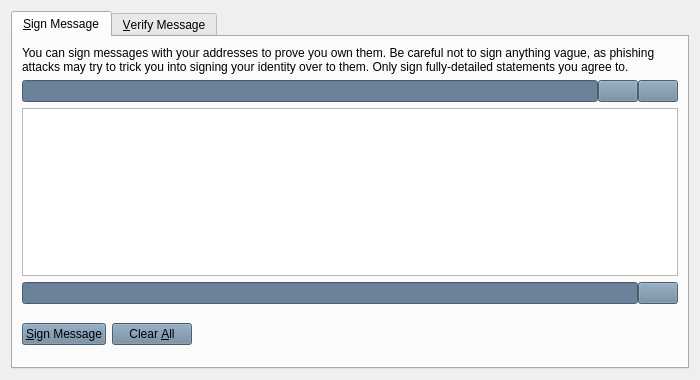
<?xml version="1.0" encoding="UTF-8"?>
<ui version="4.0">
 <class>SignVerifyMessageDialog</class>
 <widget class="QDialog" name="SignVerifyMessageDialog">
  <property name="geometry">
   <rect>
    <x>0</x>
    <y>0</y>
    <width>700</width>
    <height>380</height>
   </rect>
  </property>
  <property name="windowTitle">
   <string>Signatures - Sign / Verify a Message</string>
  </property>
  <property name="styleSheet">
   <string notr="true">background-image: url(:/images/bkg);</string>
  </property>
  <property name="modal">
   <bool>true</bool>
  </property>
  <layout class="QVBoxLayout" name="verticalLayout">
   <item>
    <widget class="QTabWidget" name="tabWidget">
     <property name="currentIndex">
      <number>0</number>
     </property>
     <widget class="QWidget" name="tabSignMessage">
      <attribute name="title">
       <string>&amp;Sign Message</string>
      </attribute>
      <layout class="QVBoxLayout" name="verticalLayout_SM">
       <item>
        <widget class="QLabel" name="infoLabel_SM">
         <property name="text">
          <string>You can sign messages with your addresses to prove you own them. Be careful not to sign anything vague, as phishing attacks may try to trick you into signing your identity over to them. Only sign fully-detailed statements you agree to.</string>
         </property>
         <property name="textFormat">
          <enum>Qt::PlainText</enum>
         </property>
         <property name="wordWrap">
          <bool>true</bool>
         </property>
        </widget>
       </item>
       <item>
        <layout class="QHBoxLayout" name="horizontalLayout_1_SM">
         <property name="spacing">
          <number>0</number>
         </property>
         <item>
          <widget class="QValidatedLineEdit" name="addressIn_SM">
           <property name="toolTip">
            <string>The address to sign the message with (e.g. JgZaH1DdikpMTYc2x1Xb6eFBkKGibjmPb9)</string>
           </property>
           <property name="styleSheet">
            <string notr="true">background-image: url(:/images/bgbfree);
background-color: rgb(106, 131, 154);</string>
           </property>
           <property name="maxLength">
            <number>34</number>
           </property>
          </widget>
         </item>
         <item>
          <widget class="QPushButton" name="addressBookButton_SM">
           <property name="toolTip">
            <string>Choose an address from the address book</string>
           </property>
           <property name="styleSheet">
            <string notr="true">background-color: rgb(106, 131, 154);
background-image: url(:/images/bgbfree);</string>
           </property>
           <property name="text">
            <string/>
           </property>
           <property name="icon">
            <iconset resource="../bitcoin.qrc">
             <normaloff>:/icons/address-book</normaloff>:/icons/address-book</iconset>
           </property>
           <property name="shortcut">
            <string>Alt+A</string>
           </property>
           <property name="autoDefault">
            <bool>false</bool>
           </property>
          </widget>
         </item>
         <item>
          <widget class="QPushButton" name="pasteButton_SM">
           <property name="toolTip">
            <string>Paste address from clipboard</string>
           </property>
           <property name="styleSheet">
            <string notr="true">background-color: rgb(106, 131, 154);
background-image: url(:/images/bgbfree);</string>
           </property>
           <property name="text">
            <string/>
           </property>
           <property name="icon">
            <iconset resource="../bitcoin.qrc">
             <normaloff>:/icons/editpaste</normaloff>:/icons/editpaste</iconset>
           </property>
           <property name="shortcut">
            <string>Alt+P</string>
           </property>
           <property name="autoDefault">
            <bool>false</bool>
           </property>
          </widget>
         </item>
        </layout>
       </item>
       <item>
        <widget class="QPlainTextEdit" name="messageIn_SM">
         <property name="toolTip">
          <string>Enter the message you want to sign here</string>
         </property>
        </widget>
       </item>
       <item>
        <layout class="QHBoxLayout" name="horizontalLayout_2_SM">
         <property name="spacing">
          <number>0</number>
         </property>
         <item>
          <widget class="QLineEdit" name="signatureOut_SM">
           <property name="font">
            <font>
             <italic>true</italic>
            </font>
           </property>
           <property name="styleSheet">
            <string notr="true">background-color: rgb(106, 131, 154);</string>
           </property>
           <property name="readOnly">
            <bool>true</bool>
           </property>
          </widget>
         </item>
         <item>
          <widget class="QPushButton" name="copySignatureButton_SM">
           <property name="toolTip">
            <string>Copy the current signature to the system clipboard</string>
           </property>
           <property name="styleSheet">
            <string notr="true">background-image: url(:/images/bgbfree);
background-color: rgb(106, 131, 154);</string>
           </property>
           <property name="text">
            <string/>
           </property>
           <property name="icon">
            <iconset resource="../bitcoin.qrc">
             <normaloff>:/icons/editcopy</normaloff>:/icons/editcopy</iconset>
           </property>
           <property name="autoDefault">
            <bool>false</bool>
           </property>
          </widget>
         </item>
        </layout>
       </item>
       <item>
        <layout class="QHBoxLayout" name="horizontalLayout_3_SM">
         <item>
          <widget class="QPushButton" name="signMessageButton_SM">
           <property name="toolTip">
            <string>Sign the message to prove you own this SmtCoin address</string>
           </property>
           <property name="styleSheet">
            <string notr="true">background-color: rgb(106, 131, 154);
background-image: url(:/images/bgbfree);</string>
           </property>
           <property name="text">
            <string>&amp;Sign Message</string>
           </property>
           <property name="icon">
            <iconset resource="../bitcoin.qrc">
             <normaloff>:/icons/edit</normaloff>:/icons/edit</iconset>
           </property>
           <property name="autoDefault">
            <bool>false</bool>
           </property>
          </widget>
         </item>
         <item>
          <widget class="QPushButton" name="clearButton_SM">
           <property name="toolTip">
            <string>Reset all sign message fields</string>
           </property>
           <property name="styleSheet">
            <string notr="true">background-color: rgb(106, 131, 154);
background-image: url(:/images/bgbfree);</string>
           </property>
           <property name="text">
            <string>Clear &amp;All</string>
           </property>
           <property name="icon">
            <iconset resource="../bitcoin.qrc">
             <normaloff>:/icons/remove</normaloff>:/icons/remove</iconset>
           </property>
           <property name="autoDefault">
            <bool>false</bool>
           </property>
          </widget>
         </item>
         <item>
          <spacer name="horizontalSpacer_1_SM">
           <property name="orientation">
            <enum>Qt::Horizontal</enum>
           </property>
           <property name="sizeHint" stdset="0">
            <size>
             <width>40</width>
             <height>48</height>
            </size>
           </property>
          </spacer>
         </item>
         <item>
          <widget class="QLabel" name="statusLabel_SM">
           <property name="font">
            <font>
             <weight>75</weight>
             <bold>true</bold>
            </font>
           </property>
           <property name="styleSheet">
            <string notr="true">background-image: url(:/images/bgbfree);</string>
           </property>
           <property name="text">
            <string/>
           </property>
           <property name="wordWrap">
            <bool>true</bool>
           </property>
          </widget>
         </item>
         <item>
          <spacer name="horizontalSpacer_2_SM">
           <property name="orientation">
            <enum>Qt::Horizontal</enum>
           </property>
           <property name="sizeHint" stdset="0">
            <size>
             <width>40</width>
             <height>48</height>
            </size>
           </property>
          </spacer>
         </item>
        </layout>
       </item>
      </layout>
     </widget>
     <widget class="QWidget" name="tabVerifyMessage">
      <attribute name="title">
       <string>&amp;Verify Message</string>
      </attribute>
      <layout class="QVBoxLayout" name="verticalLayout_VM">
       <item>
        <widget class="QLabel" name="infoLabel_VM">
         <property name="text">
          <string>Enter the signing address, message (ensure you copy line breaks, spaces, tabs, etc. exactly) and signature below to verify the message. Be careful not to read more into the signature than what is in the signed message itself, to avoid being tricked by a man-in-the-middle attack.</string>
         </property>
         <property name="textFormat">
          <enum>Qt::PlainText</enum>
         </property>
         <property name="alignment">
          <set>Qt::AlignLeading|Qt::AlignLeft|Qt::AlignTop</set>
         </property>
         <property name="wordWrap">
          <bool>true</bool>
         </property>
        </widget>
       </item>
       <item>
        <layout class="QHBoxLayout" name="horizontalLayout_1_VM">
         <property name="spacing">
          <number>0</number>
         </property>
         <item>
          <widget class="QValidatedLineEdit" name="addressIn_VM">
           <property name="toolTip">
            <string>The address the message was signed with (e.g. JgZaH1DdikpMTYc2x1Xb6eFBkKGibjmPb9)</string>
           </property>
           <property name="styleSheet">
            <string notr="true">background-color: rgb(106, 131, 154);</string>
           </property>
           <property name="maxLength">
            <number>34</number>
           </property>
          </widget>
         </item>
         <item>
          <widget class="QPushButton" name="addressBookButton_VM">
           <property name="toolTip">
            <string>Choose an address from the address book</string>
           </property>
           <property name="styleSheet">
            <string notr="true">background-color: rgb(106, 131, 154);
background-image: url(:/images/bgbfree);</string>
           </property>
           <property name="text">
            <string/>
           </property>
           <property name="icon">
            <iconset resource="../bitcoin.qrc">
             <normaloff>:/icons/address-book</normaloff>:/icons/address-book</iconset>
           </property>
           <property name="shortcut">
            <string>Alt+A</string>
           </property>
           <property name="autoDefault">
            <bool>false</bool>
           </property>
          </widget>
         </item>
        </layout>
       </item>
       <item>
        <widget class="QPlainTextEdit" name="messageIn_VM"/>
       </item>
       <item>
        <widget class="QValidatedLineEdit" name="signatureIn_VM">
         <property name="styleSheet">
          <string notr="true">background-color: rgb(106, 131, 154);</string>
         </property>
        </widget>
       </item>
       <item>
        <layout class="QHBoxLayout" name="horizontalLayout_2_VM">
         <item>
          <widget class="QPushButton" name="verifyMessageButton_VM">
           <property name="toolTip">
            <string>Verify the message to ensure it was signed with the specified SmtCoin address</string>
           </property>
           <property name="styleSheet">
            <string notr="true">background-color: rgb(106, 131, 154);
background-image: url(:/images/bgbfree);</string>
           </property>
           <property name="text">
            <string>&amp;Verify Message</string>
           </property>
           <property name="icon">
            <iconset resource="../bitcoin.qrc">
             <normaloff>:/icons/transaction_0</normaloff>:/icons/transaction_0</iconset>
           </property>
           <property name="autoDefault">
            <bool>false</bool>
           </property>
          </widget>
         </item>
         <item>
          <widget class="QPushButton" name="clearButton_VM">
           <property name="toolTip">
            <string>Reset all verify message fields</string>
           </property>
           <property name="styleSheet">
            <string notr="true">background-color: rgb(106, 131, 154);
background-image: url(:/images/bgbfree);</string>
           </property>
           <property name="text">
            <string>Clear &amp;All</string>
           </property>
           <property name="icon">
            <iconset resource="../bitcoin.qrc">
             <normaloff>:/icons/remove</normaloff>:/icons/remove</iconset>
           </property>
           <property name="autoDefault">
            <bool>false</bool>
           </property>
          </widget>
         </item>
         <item>
          <spacer name="horizontalSpacer_1_VM">
           <property name="orientation">
            <enum>Qt::Horizontal</enum>
           </property>
           <property name="sizeHint" stdset="0">
            <size>
             <width>40</width>
             <height>48</height>
            </size>
           </property>
          </spacer>
         </item>
         <item>
          <widget class="QLabel" name="statusLabel_VM">
           <property name="font">
            <font>
             <weight>75</weight>
             <bold>true</bold>
            </font>
           </property>
           <property name="styleSheet">
            <string notr="true">background-image: url(:/images/bgbfree);</string>
           </property>
           <property name="text">
            <string/>
           </property>
           <property name="wordWrap">
            <bool>true</bool>
           </property>
          </widget>
         </item>
         <item>
          <spacer name="horizontalSpacer_2_VM">
           <property name="orientation">
            <enum>Qt::Horizontal</enum>
           </property>
           <property name="sizeHint" stdset="0">
            <size>
             <width>40</width>
             <height>48</height>
            </size>
           </property>
          </spacer>
         </item>
        </layout>
       </item>
      </layout>
     </widget>
    </widget>
   </item>
  </layout>
 </widget>
 <customwidgets>
  <customwidget>
   <class>QValidatedLineEdit</class>
   <extends>QLineEdit</extends>
   <header>qvalidatedlineedit.h</header>
  </customwidget>
 </customwidgets>
 <resources>
  <include location="../bitcoin.qrc"/>
 </resources>
 <connections/>
</ui>
